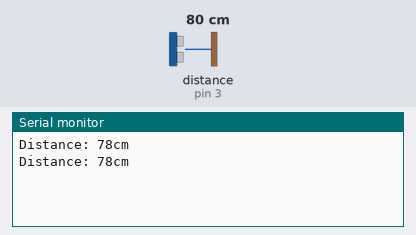
This program was run on a simulated Arduino Uno, built with avr-gcc and run on an emulated ATmega328P. Parts: the last lines printed to the serial monitor. Wiring (inferred from the names in the program): ultrasonic range finder: trigger pin 2; echo pin 3. The inputs (shaded band) are chosen by the test bench; at power-on: distance to the obstacle (sensor on pin 3) 80 cm. The echo pulse lasts 58.3 µs per cm.

Above: at 1.8 s.
1.9 s: distance to the obstacle (sensor on pin 3) set to 2 cm
At 2.8 s:
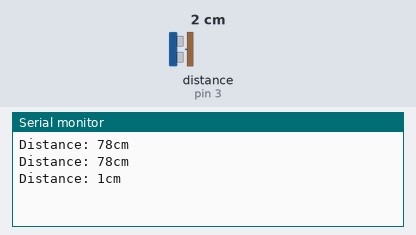
3.4 s: distance to the obstacle (sensor on pin 3) set to 4 cm
At 4.8 s:
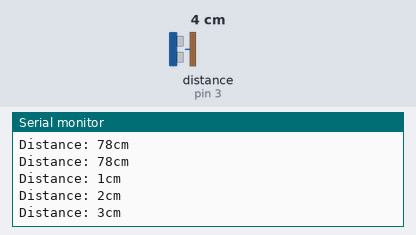
Timing chart, 0 to 6.4 s (numbered marks = the images above; inputs shaded):
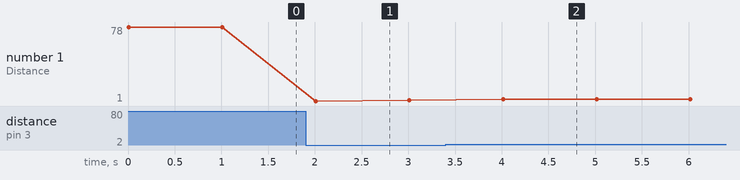

Measured:
- after the input at 1.9 s, the serial monitor: prints a new line after 0.11 s (image 1)
- after the input at 3.4 s, the serial monitor: prints a new line after 0.61 s (image 2)
- plotted number 1: 78 → 2 after the input at 1.9 s, 2 → 3 after the input at 3.4 s

The program:

main.cpp
```cpp
// (licence header left out)
#include <Arduino.h>

int trigger_pin = 2;        // use pin #2 as the trigger pin
int measurement_pin = 3;    // use pin #3 to measure the echo

long duration;      // The amount of time it took for the unit to get an echo response
int distance;       // The calculated distance

void setup()
{
  pinMode( trigger_pin, OUTPUT );   // Sets the trigger_pin as an Output
  pinMode( measurement_pin, INPUT ); // Sets the measurement_pin as an Input
  Serial.begin( 9600 );             // Start the serial port for displaying measurement values
}

void loop()
{
  digitalWrite( trigger_pin, LOW ); // Clear the trigger_pin
  delayMicroseconds( 2 );           // trigger_pin in transition time, stay low for 2 clocks
  digitalWrite( trigger_pin, HIGH ); // Sets the trigger_pin on HIGH state for 10 micro seconds
  delayMicroseconds( 10 );
  digitalWrite( trigger_pin, LOW ); // Sets the trigger_pin on LOW
  duration = pulseIn( measurement_pin, HIGH );  // Reads the measurement_pin ( sound wave travel time in microseconds )
  distance= ( duration*0.034 )/2;   // Calculate the distance
  Serial.print( "Distance: " );     // Print the distance on the Serial Monitor
  Serial.print( distance );
  Serial.println( "cm" );
  delay( 1000 );                    // wait 1 second before repeating loop
}
```
